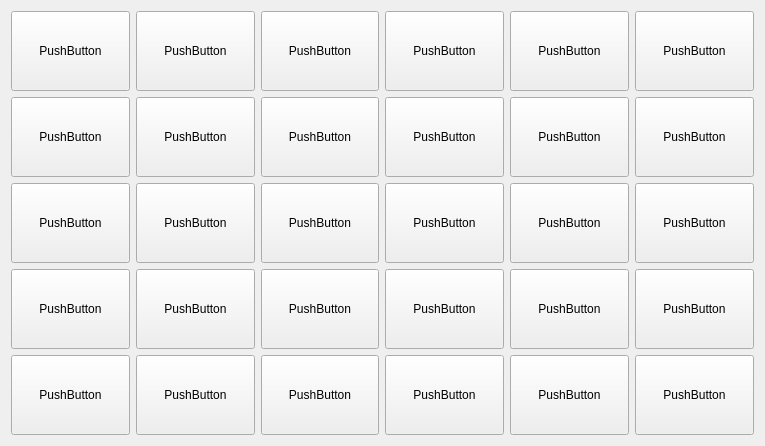
          <widget class="QWidget" name="page_4">
           <property name="geometry">
            <rect>
             <x>0</x>
             <y>0</y>
             <width>765</width>
             <height>446</height>
            </rect>
           </property>
           <attribute name="label">
            <string>Другий тиждень</string>
           </attribute>
           <layout class="QGridLayout" name="gridLayout_3">
            <item row="0" column="0">
             <widget class="QPushButton" name="pushButton_146">
              <property name="sizePolicy">
               <sizepolicy hsizetype="Minimum" vsizetype="Minimum">
                <horstretch>0</horstretch>
                <verstretch>0</verstretch>
               </sizepolicy>
              </property>
              <property name="acceptDrops">
               <bool>true</bool>
              </property>
              <property name="text">
               <string>PushButton</string>
              </property>
             </widget>
            </item>
            <item row="0" column="1">
             <widget class="QPushButton" name="pushButton_156">
              <property name="sizePolicy">
               <sizepolicy hsizetype="Minimum" vsizetype="Minimum">
                <horstretch>0</horstretch>
                <verstretch>0</verstretch>
               </sizepolicy>
              </property>
              <property name="acceptDrops">
               <bool>true</bool>
              </property>
              <property name="text">
               <string>PushButton</string>
              </property>
             </widget>
            </item>
            <item row="0" column="2">
             <widget class="QPushButton" name="pushButton_163">
              <property name="sizePolicy">
               <sizepolicy hsizetype="Minimum" vsizetype="Minimum">
                <horstretch>0</horstretch>
                <verstretch>0</verstretch>
               </sizepolicy>
              </property>
              <property name="acceptDrops">
               <bool>true</bool>
              </property>
              <property name="text">
               <string>PushButton</string>
              </property>
             </widget>
            </item>
            <item row="0" column="3">
             <widget class="QPushButton" name="pushButton_162">
              <property name="sizePolicy">
               <sizepolicy hsizetype="Minimum" vsizetype="Minimum">
                <horstretch>0</horstretch>
                <verstretch>0</verstretch>
               </sizepolicy>
              </property>
              <property name="acceptDrops">
               <bool>true</bool>
              </property>
              <property name="text">
               <string>PushButton</string>
              </property>
             </widget>
            </item>
            <item row="0" column="4">
             <widget class="QPushButton" name="pushButton_172">
              <property name="sizePolicy">
               <sizepolicy hsizetype="Minimum" vsizetype="Minimum">
                <horstretch>0</horstretch>
                <verstretch>0</verstretch>
               </sizepolicy>
              </property>
              <property name="acceptDrops">
               <bool>true</bool>
              </property>
              <property name="text">
               <string>PushButton</string>
              </property>
             </widget>
            </item>
            <item row="0" column="5">
             <widget class="QPushButton" name="pushButton_165">
              <property name="sizePolicy">
               <sizepolicy hsizetype="Minimum" vsizetype="Minimum">
                <horstretch>0</horstretch>
                <verstretch>0</verstretch>
               </sizepolicy>
              </property>
              <property name="acceptDrops">
               <bool>true</bool>
              </property>
              <property name="text">
               <string>PushButton</string>
              </property>
             </widget>
            </item>
            <item row="1" column="0">
             <widget class="QPushButton" name="pushButton_151">
              <property name="sizePolicy">
               <sizepolicy hsizetype="Minimum" vsizetype="Minimum">
                <horstretch>0</horstretch>
                <verstretch>0</verstretch>
               </sizepolicy>
              </property>
              <property name="acceptDrops">
               <bool>true</bool>
              </property>
              <property name="text">
               <string>PushButton</string>
              </property>
             </widget>
            </item>
            <item row="1" column="1">
             <widget class="QPushButton" name="pushButton_161">
              <property name="sizePolicy">
               <sizepolicy hsizetype="Minimum" vsizetype="Minimum">
                <horstretch>0</horstretch>
                <verstretch>0</verstretch>
               </sizepolicy>
              </property>
              <property name="acceptDrops">
               <bool>true</bool>
              </property>
              <property name="text">
               <string>PushButton</string>
              </property>
             </widget>
            </item>
            <item row="1" column="2">
             <widget class="QPushButton" name="pushButton_166">
              <property name="sizePolicy">
               <sizepolicy hsizetype="Minimum" vsizetype="Minimum">
                <horstretch>0</horstretch>
                <verstretch>0</verstretch>
               </sizepolicy>
              </property>
              <property name="acceptDrops">
               <bool>true</bool>
              </property>
              <property name="text">
               <string>PushButton</string>
              </property>
             </widget>
            </item>
            <item row="1" column="3">
             <widget class="QPushButton" name="pushButton_150">
              <property name="sizePolicy">
               <sizepolicy hsizetype="Minimum" vsizetype="Minimum">
                <horstretch>0</horstretch>
                <verstretch>0</verstretch>
               </sizepolicy>
              </property>
              <property name="acceptDrops">
               <bool>true</bool>
              </property>
              <property name="text">
               <string>PushButton</string>
              </property>
             </widget>
            </item>
            <item row="1" column="4">
             <widget class="QPushButton" name="pushButton_158">
              <property name="sizePolicy">
               <sizepolicy hsizetype="Minimum" vsizetype="Minimum">
                <horstretch>0</horstretch>
                <verstretch>0</verstretch>
               </sizepolicy>
              </property>
              <property name="acceptDrops">
               <bool>true</bool>
              </property>
              <property name="text">
               <string>PushButton</string>
              </property>
             </widget>
            </item>
            <item row="1" column="5">
             <widget class="QPushButton" name="pushButton_147">
              <property name="sizePolicy">
               <sizepolicy hsizetype="Minimum" vsizetype="Minimum">
                <horstretch>0</horstretch>
                <verstretch>0</verstretch>
               </sizepolicy>
              </property>
              <property name="acceptDrops">
               <bool>true</bool>
              </property>
              <property name="text">
               <string>PushButton</string>
              </property>
             </widget>
            </item>
            <item row="2" column="0">
             <widget class="QPushButton" name="pushButton_159">
              <property name="sizePolicy">
               <sizepolicy hsizetype="Minimum" vsizetype="Minimum">
                <horstretch>0</horstretch>
                <verstretch>0</verstretch>
               </sizepolicy>
              </property>
              <property name="acceptDrops">
               <bool>true</bool>
              </property>
              <property name="text">
               <string>PushButton</string>
              </property>
             </widget>
            </item>
            <item row="2" column="1">
             <widget class="QPushButton" name="pushButton_149">
              <property name="sizePolicy">
               <sizepolicy hsizetype="Minimum" vsizetype="Minimum">
                <horstretch>0</horstretch>
                <verstretch>0</verstretch>
               </sizepolicy>
              </property>
              <property name="acceptDrops">
               <bool>true</bool>
              </property>
              <property name="text">
               <string>PushButton</string>
              </property>
             </widget>
            </item>
            <item row="2" column="2">
             <widget class="QPushButton" name="pushButton_164">
              <property name="sizePolicy">
               <sizepolicy hsizetype="Minimum" vsizetype="Minimum">
                <horstretch>0</horstretch>
                <verstretch>0</verstretch>
               </sizepolicy>
              </property>
              <property name="acceptDrops">
               <bool>true</bool>
              </property>
              <property name="text">
               <string>PushButton</string>
              </property>
             </widget>
            </item>
            <item row="2" column="3">
             <widget class="QPushButton" name="pushButton_169">
              <property name="sizePolicy">
               <sizepolicy hsizetype="Minimum" vsizetype="Minimum">
                <horstretch>0</horstretch>
                <verstretch>0</verstretch>
               </sizepolicy>
              </property>
              <property name="acceptDrops">
               <bool>true</bool>
              </property>
              <property name="text">
               <string>PushButton</string>
              </property>
             </widget>
            </item>
            <item row="2" column="4">
             <widget class="QPushButton" name="pushButton_171">
              <property name="sizePolicy">
               <sizepolicy hsizetype="Minimum" vsizetype="Minimum">
                <horstretch>0</horstretch>
                <verstretch>0</verstretch>
               </sizepolicy>
              </property>
              <property name="acceptDrops">
               <bool>true</bool>
              </property>
              <property name="text">
               <string>PushButton</string>
              </property>
             </widget>
            </item>
            <item row="2" column="5">
             <widget class="QPushButton" name="pushButton_152">
              <property name="sizePolicy">
               <sizepolicy hsizetype="Minimum" vsizetype="Minimum">
                <horstretch>0</horstretch>
                <verstretch>0</verstretch>
               </sizepolicy>
              </property>
              <property name="acceptDrops">
               <bool>true</bool>
              </property>
              <property name="text">
               <string>PushButton</string>
              </property>
             </widget>
            </item>
            <item row="3" column="0">
             <widget class="QPushButton" name="pushButton_168">
              <property name="sizePolicy">
               <sizepolicy hsizetype="Minimum" vsizetype="Minimum">
                <horstretch>0</horstretch>
                <verstretch>0</verstretch>
               </sizepolicy>
              </property>
              <property name="acceptDrops">
               <bool>true</bool>
              </property>
              <property name="text">
               <string>PushButton</string>
              </property>
             </widget>
            </item>
            <item row="3" column="1">
             <widget class="QPushButton" name="pushButton_170">
              <property name="sizePolicy">
               <sizepolicy hsizetype="Minimum" vsizetype="Minimum">
                <horstretch>0</horstretch>
                <verstretch>0</verstretch>
               </sizepolicy>
              </property>
              <property name="acceptDrops">
               <bool>true</bool>
              </property>
              <property name="text">
               <string>PushButton</string>
              </property>
             </widget>
            </item>
            <item row="3" column="2">
             <widget class="QPushButton" name="pushButton_153">
              <property name="sizePolicy">
               <sizepolicy hsizetype="Minimum" vsizetype="Minimum">
                <horstretch>0</horstretch>
                <verstretch>0</verstretch>
               </sizepolicy>
              </property>
              <property name="acceptDrops">
               <bool>true</bool>
              </property>
              <property name="text">
               <string>PushButton</string>
              </property>
             </widget>
            </item>
            <item row="3" column="3">
             <widget class="QPushButton" name="pushButton_144">
              <property name="sizePolicy">
               <sizepolicy hsizetype="Minimum" vsizetype="Minimum">
                <horstretch>0</horstretch>
                <verstretch>0</verstretch>
               </sizepolicy>
              </property>
              <property name="acceptDrops">
               <bool>true</bool>
              </property>
              <property name="text">
               <string>PushButton</string>
              </property>
             </widget>
            </item>
            <item row="3" column="4">
             <widget class="QPushButton" name="pushButton_160">
              <property name="sizePolicy">
               <sizepolicy hsizetype="Minimum" vsizetype="Minimum">
                <horstretch>0</horstretch>
                <verstretch>0</verstretch>
               </sizepolicy>
              </property>
              <property name="acceptDrops">
               <bool>true</bool>
              </property>
              <property name="text">
               <string>PushButton</string>
              </property>
             </widget>
            </item>
            <item row="3" column="5">
             <widget class="QPushButton" name="pushButton_157">
              <property name="sizePolicy">
               <sizepolicy hsizetype="Minimum" vsizetype="Minimum">
                <horstretch>0</horstretch>
                <verstretch>0</verstretch>
               </sizepolicy>
              </property>
              <property name="acceptDrops">
               <bool>true</bool>
              </property>
              <property name="text">
               <string>PushButton</string>
              </property>
             </widget>
            </item>
            <item row="4" column="0">
             <widget class="QPushButton" name="pushButton_143">
              <property name="sizePolicy">
               <sizepolicy hsizetype="Minimum" vsizetype="Minimum">
                <horstretch>0</horstretch>
                <verstretch>0</verstretch>
               </sizepolicy>
              </property>
              <property name="acceptDrops">
               <bool>true</bool>
              </property>
              <property name="text">
               <string>PushButton</string>
              </property>
             </widget>
            </item>
            <item row="4" column="1">
             <widget class="QPushButton" name="pushButton_167">
              <property name="sizePolicy">
               <sizepolicy hsizetype="Minimum" vsizetype="Minimum">
                <horstretch>0</horstretch>
                <verstretch>0</verstretch>
               </sizepolicy>
              </property>
              <property name="acceptDrops">
               <bool>true</bool>
              </property>
              <property name="text">
               <string>PushButton</string>
              </property>
             </widget>
            </item>
            <item row="4" column="2">
             <widget class="QPushButton" name="pushButton_154">
              <property name="sizePolicy">
               <sizepolicy hsizetype="Minimum" vsizetype="Minimum">
                <horstretch>0</horstretch>
                <verstretch>0</verstretch>
               </sizepolicy>
              </property>
              <property name="acceptDrops">
               <bool>true</bool>
              </property>
              <property name="text">
               <string>PushButton</string>
              </property>
             </widget>
            </item>
            <item row="4" column="3">
             <widget class="QPushButton" name="pushButton_145">
              <property name="sizePolicy">
               <sizepolicy hsizetype="Minimum" vsizetype="Minimum">
                <horstretch>0</horstretch>
                <verstretch>0</verstretch>
               </sizepolicy>
              </property>
              <property name="acceptDrops">
               <bool>true</bool>
              </property>
              <property name="text">
               <string>PushButton</string>
              </property>
             </widget>
            </item>
            <item row="4" column="4">
             <widget class="QPushButton" name="pushButton_148">
              <property name="sizePolicy">
               <sizepolicy hsizetype="Minimum" vsizetype="Minimum">
                <horstretch>0</horstretch>
                <verstretch>0</verstretch>
               </sizepolicy>
              </property>
              <property name="acceptDrops">
               <bool>true</bool>
              </property>
              <property name="text">
               <string>PushButton</string>
              </property>
             </widget>
            </item>
            <item row="4" column="5">
             <widget class="QPushButton" name="pushButton_155">
              <property name="sizePolicy">
               <sizepolicy hsizetype="Minimum" vsizetype="Minimum">
                <horstretch>0</horstretch>
                <verstretch>0</verstretch>
               </sizepolicy>
              </property>
              <property name="acceptDrops">
               <bool>true</bool>
              </property>
              <property name="text">
               <string>PushButton</string>
              </property>
             </widget>
            </item>
           </layout>
          </widget>
